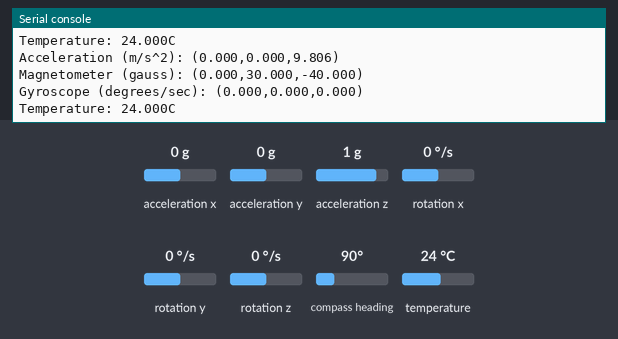
Bench run of a program on a simulated CircuitPython board. On the bench: the last lines printed to the serial console. Inputs (shaded band) come from the test bench; at power-on: acceleration x 0 g, acceleration y 0 g, acceleration z 1 g, rotation x 0 °/s, rotation y 0 °/s, rotation z 0 °/s, compass heading 90°, temperature 24 °C.

Above: at 1.2 s.
1.3 s: acceleration x set to -1.4 g
2.8 s: acceleration y set to -1.4 g
4.3 s: acceleration z set to -1.4 g
5.8 s: rotation x set to -192 °/s
At 6.8 s:
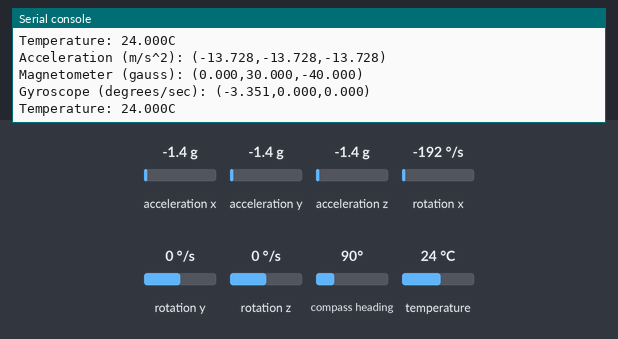
7.3 s: rotation y set to -192 °/s
At 8.5 s:
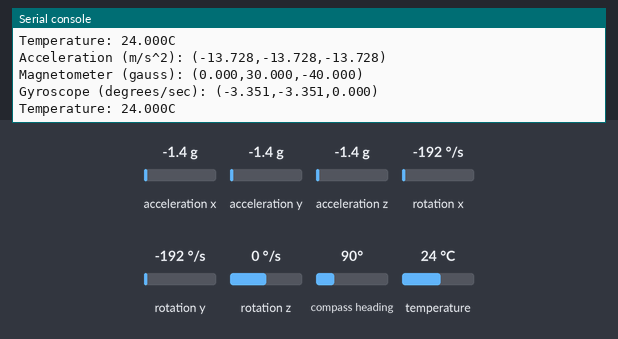

Measured:
- after the input at 5.8 s, the serial console: prints a new line after 0.22 s (image 1)
- after the input at 7.3 s, the serial console: prints a new line after 0.72 s (image 2)

The program:

i2c_IMU.py
```python
import time
import board
import busio
import adafruit_lsm9ds1

# I2C connection:
i2c = busio.I2C(board.SCL, board.SDA)
sensor = adafruit_lsm9ds1.LSM9DS1_I2C(i2c)


#### ONLY GYRO/

while True:
    # Read acceleration, magnetometer, gyroscope, temperature.
    accel_x, accel_y, accel_z = sensor.acceleration
    mag_x, mag_y, mag_z = sensor.magnetic
    gyro_x, gyro_y, gyro_z = sensor.gyro
    temp = sensor.temperature
    # Print values.
    print('Acceleration (m/s^2): ({0:0.3f},{1:0.3f},{2:0.3f})'.format(accel_x, accel_y, accel_z))
    print('Magnetometer (gauss): ({0:0.3f},{1:0.3f},{2:0.3f})'.format(mag_x, mag_y, mag_z))
    print('Gyroscope (degrees/sec): ({0:0.3f},{1:0.3f},{2:0.3f})'.format(gyro_x, gyro_y, gyro_z))
    print('Temperature: {0:0.3f}C'.format(temp))

    # Delay for a second.
    time.sleep(1.0)
```
